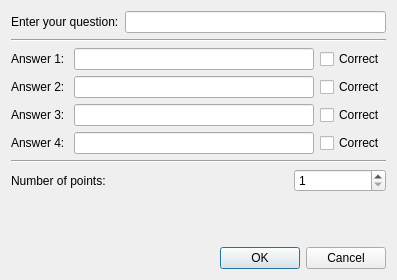
<?xml version="1.0" encoding="UTF-8"?>
<ui version="4.0">
 <class>AddQuestionDialog</class>
 <widget class="QDialog" name="AddQuestionDialog">
  <property name="geometry">
   <rect>
    <x>0</x>
    <y>0</y>
    <width>397</width>
    <height>280</height>
   </rect>
  </property>
  <property name="windowTitle">
   <string>Question adding</string>
  </property>
  <layout class="QVBoxLayout" name="verticalLayout_4">
   <item>
    <layout class="QVBoxLayout" name="verticalLayout_3">
     <item>
      <layout class="QVBoxLayout" name="verticalLayout_2">
       <item>
        <layout class="QHBoxLayout" name="horizontalLayout">
         <item>
          <widget class="QLabel" name="label">
           <property name="text">
            <string>Enter your question:</string>
           </property>
          </widget>
         </item>
         <item>
          <widget class="QLineEdit" name="questionTextInput">
           <property name="minimumSize">
            <size>
             <width>125</width>
             <height>0</height>
            </size>
           </property>
          </widget>
         </item>
        </layout>
       </item>
       <item>
        <widget class="Line" name="line">
         <property name="orientation">
          <enum>Qt::Horizontal</enum>
         </property>
        </widget>
       </item>
       <item>
        <layout class="QVBoxLayout" name="verticalLayout">
         <item>
          <layout class="QHBoxLayout" name="horizontalLayout_2">
           <item>
            <widget class="QLabel" name="label_2">
             <property name="text">
              <string>Answer 1: </string>
             </property>
            </widget>
           </item>
           <item>
            <widget class="QLineEdit" name="answer1TextInput">
             <property name="minimumSize">
              <size>
               <width>125</width>
               <height>0</height>
              </size>
             </property>
            </widget>
           </item>
           <item>
            <widget class="QCheckBox" name="answer1CorrectCheckBox">
             <property name="text">
              <string>Correct</string>
             </property>
            </widget>
           </item>
          </layout>
         </item>
         <item>
          <layout class="QHBoxLayout" name="horizontalLayout_4">
           <item>
            <widget class="QLabel" name="label_4">
             <property name="text">
              <string>Answer 2: </string>
             </property>
            </widget>
           </item>
           <item>
            <widget class="QLineEdit" name="answer2TextInput">
             <property name="minimumSize">
              <size>
               <width>125</width>
               <height>0</height>
              </size>
             </property>
            </widget>
           </item>
           <item>
            <widget class="QCheckBox" name="answer2CorrectCheckBox">
             <property name="text">
              <string>Correct</string>
             </property>
            </widget>
           </item>
          </layout>
         </item>
         <item>
          <layout class="QHBoxLayout" name="horizontalLayout_5">
           <item>
            <widget class="QLabel" name="label_5">
             <property name="text">
              <string>Answer 3: </string>
             </property>
            </widget>
           </item>
           <item>
            <widget class="QLineEdit" name="answer3TextInput">
             <property name="minimumSize">
              <size>
               <width>125</width>
               <height>0</height>
              </size>
             </property>
            </widget>
           </item>
           <item>
            <widget class="QCheckBox" name="answer3CorrectCheckBox">
             <property name="text">
              <string>Correct</string>
             </property>
            </widget>
           </item>
          </layout>
         </item>
         <item>
          <layout class="QHBoxLayout" name="horizontalLayout_6">
           <item>
            <widget class="QLabel" name="label_6">
             <property name="text">
              <string>Answer 4: </string>
             </property>
            </widget>
           </item>
           <item>
            <widget class="QLineEdit" name="answer4TextInput">
             <property name="minimumSize">
              <size>
               <width>125</width>
               <height>0</height>
              </size>
             </property>
            </widget>
           </item>
           <item>
            <widget class="QCheckBox" name="answer4CorrectCheckBox">
             <property name="text">
              <string>Correct</string>
             </property>
            </widget>
           </item>
          </layout>
         </item>
         <item>
          <widget class="Line" name="line_2">
           <property name="orientation">
            <enum>Qt::Horizontal</enum>
           </property>
          </widget>
         </item>
         <item>
          <layout class="QHBoxLayout" name="horizontalLayout_7">
           <item>
            <widget class="QLabel" name="label_7">
             <property name="text">
              <string>Number of points: </string>
             </property>
            </widget>
           </item>
           <item>
            <widget class="QSpinBox" name="numberOfPointsSpinBox">
             <property name="maximumSize">
              <size>
               <width>92</width>
               <height>16777215</height>
              </size>
             </property>
             <property name="minimum">
              <number>1</number>
             </property>
             <property name="maximum">
              <number>10</number>
             </property>
            </widget>
           </item>
          </layout>
         </item>
        </layout>
       </item>
      </layout>
     </item>
     <item>
      <spacer name="verticalSpacer">
       <property name="orientation">
        <enum>Qt::Vertical</enum>
       </property>
       <property name="sizeHint" stdset="0">
        <size>
         <width>20</width>
         <height>24</height>
        </size>
       </property>
      </spacer>
     </item>
     <item>
      <widget class="QDialogButtonBox" name="buttonBox">
       <property name="standardButtons">
        <set>QDialogButtonBox::Cancel|QDialogButtonBox::Ok</set>
       </property>
      </widget>
     </item>
    </layout>
   </item>
  </layout>
 </widget>
 <resources/>
 <connections/>
</ui>
